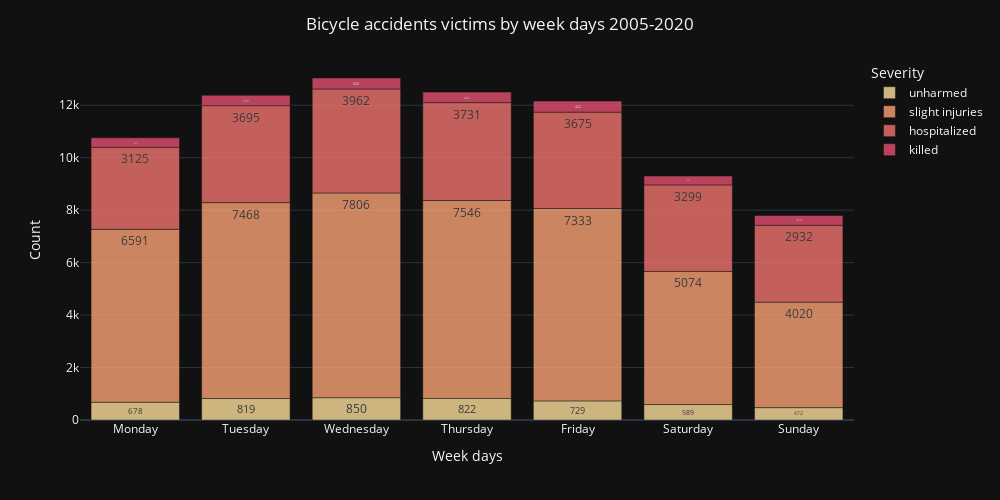

Here is the notebook cell this chart was saved with:
### Code cell
dx= df[df.catv=='bicycle'].groupby(['weekday', 'grav']).count().reset_index()

fig = px.bar(dx, x="weekday", y="infra", text="infra", color="grav" ,
    template="plotly_dark",color_discrete_sequence= px.colors.sequential.Sunsetdark,
    labels={'catv': 'Vehicle type', 'infra':'Count', 'weekday': 'Week day', 'grav':'Severity'} ,
    category_orders= {"weekday":['Monday','Tuesday', 'Wednesday', 'Thursday', 'Friday', 'Saturday', 'Sunday'], "grav": ['unharmed', 'slight injuries','hospitalized',"killed"]},
)

fig.update_layout(width=1000, height=500,xaxis_title_text='Week days' , 
    title='Bicycle accidents victims by week days 2005-2020',
    title_x=.5 
 )
fig.update_traces(textposition='inside', opacity=0.8  )
fig.show()

fig.write_html("streamlit_app/plots/bike_acidents_by_weekday.html")

### Figure 1 — Plotly figure (JSON) as saved in the notebook; plotly's stock layout.template omitted (floating-point values rounded to 4 significant figures)
{"data": [{"alignmentgroup": "True", "hovertemplate": "Severity=unharmed<br>Week day=%{x}<br>Count=%{text}<extra></extra>", "legendgroup": "unharmed", "marker": {"color": "rgb(252, 222, 156)", "pattern": {"shape": ""}}, "name": "unharmed", "offsetgroup": "unharmed", "opacity": 0.8, "orientation": "v", "showlegend": true, "text": [729, 678, 589, 472, 822, 819, 850], "textposition": "inside", "type": "bar", "x": ["Friday", "Monday", "Saturday", "Sunday", "Thursday", "Tuesday", "Wednesday"], "xaxis": "x", "y": [729, 678, 589, 472, 822, 819, 850], "yaxis": "y"}, {"alignmentgroup": "True", "hovertemplate": "Severity=slight injuries<br>Week day=%{x}<br>Count=%{text}<extra></extra>", "legendgroup": "slight injuries", "marker": {"color": "rgb(250, 164, 118)", "pattern": {"shape": ""}}, "name": "slight injuries", "offsetgroup": "slight injuries", "opacity": 0.8, "orientation": "v", "showlegend": true, "text": [7333, 6591, 5074, 4020, 7546, 7468, 7806], "textposition": "inside", "type": "bar", "x": ["Friday", "Monday", "Saturday", "Sunday", "Thursday", "Tuesday", "Wednesday"], "xaxis": "x", "y": [7333, 6591, 5074, 4020, 7546, 7468, 7806], "yaxis": "y"}, {"alignmentgroup": "True", "hovertemplate": "Severity=hospitalized<br>Week day=%{x}<br>Count=%{text}<extra></extra>", "legendgroup": "hospitalized", "marker": {"color": "rgb(240, 116, 110)", "pattern": {"shape": ""}}, "name": "hospitalized", "offsetgroup": "hospitalized", "opacity": 0.8, "orientation": "v", "showlegend": true, "text": [3675, 3125, 3299, 2932, 3731, 3695, 3962], "textposition": "inside", "type": "bar", "x": ["Friday", "Monday", "Saturday", "Sunday", "Thursday", "Tuesday", "Wednesday"], "xaxis": "x", "y": [3675, 3125, 3299, 2932, 3731, 3695, 3962], "yaxis": "y"}, {"alignmentgroup": "True", "hovertemplate": "Severity=killed<br>Week day=%{x}<br>Count=%{text}<extra></extra>", "legendgroup": "killed", "marker": {"color": "rgb(227, 79, 111)", "pattern": {"shape": ""}}, "name": "killed", "offsetgroup": "killed", "opacity": 0.8, "orientation": "v", "showlegend": true, "text": [422, 363, 341, 374, 402, 399, 420], "textposition": "inside", "type": "bar", "x": ["Friday", "Monday", "Saturday", "Sunday", "Thursday", "Tuesday", "Wednesday"], "xaxis": "x", "y": [422, 363, 341, 374, 402, 399, 420], "yaxis": "y"}], "layout": {"barmode": "relative", "height": 500, "legend": {"title": {"text": "Severity"}, "tracegroupgap": 0}, "margin": {"t": 60}, "title": {"text": "Bicycle accidents victims by week days 2005-2020", "x": 0.5}, "width": 1000, "xaxis": {"anchor": "y", "categoryarray": ["Monday", "Tuesday", "Wednesday", "Thursday", "Friday", "Saturday", "Sunday"], "categoryorder": "array", "domain": [0, 1], "title": {"text": "Week days"}}, "yaxis": {"anchor": "x", "domain": [0, 1], "title": {"text": "Count"}}}}
